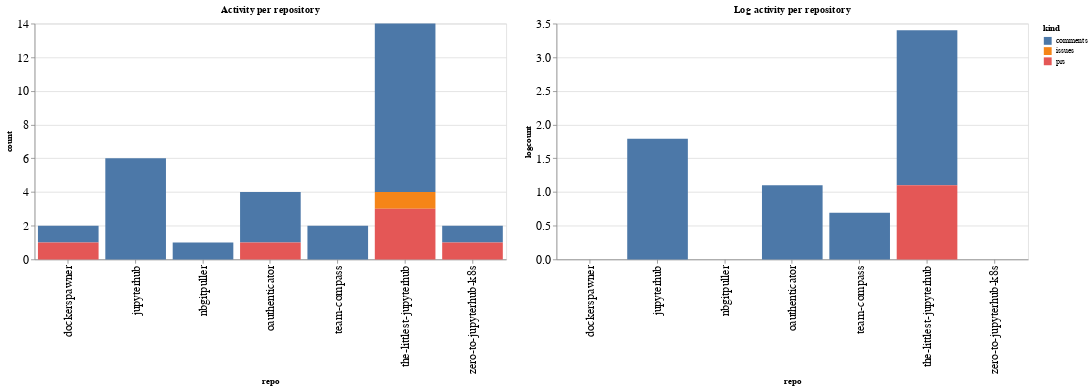

The notebook cell saved with this chart:
### Code cell
ch1 = alt.Chart(repo_summaries, width=600, title="Activity per repository").mark_bar().encode(
    x='repo',
    y='count',
    color='kind',
    tooltip="kind"
)

ch2 = alt.Chart(repo_summaries, width=600, title="Log activity per repository").mark_bar().encode(
    x='repo',
    y='logcount',
    color='kind',
    tooltip="kind"
)

ch1 | ch2

### Figure 1 — Vega-Lite specification as saved in the notebook (floating-point values rounded to 4 significant figures)
{"config": {"axisLeft": {"labelFontSize": 15}, "axisBottom": {"labelFontSize": 15}}, "hconcat": [{"mark": "bar", "encoding": {"color": {"type": "nominal", "field": "kind"}, "tooltip": {"type": "nominal", "field": "kind"}, "x": {"type": "nominal", "field": "repo"}, "y": {"type": "quantitative", "field": "count"}}, "title": "Activity per repository", "width": 600}, {"mark": "bar", "encoding": {"color": {"type": "nominal", "field": "kind"}, "tooltip": {"type": "nominal", "field": "kind"}, "x": {"type": "nominal", "field": "repo"}, "y": {"type": "quantitative", "field": "logcount"}}, "title": "Log activity per repository", "width": 600}], "data": {"name": "data-52dca96335148ac3c5d8d294c655ac49"}, "$schema": "https://vega.github.io/schema/vega-lite/v4.8.1.json", "datasets": {"data-52dca96335148ac3c5d8d294c655ac49": [{"repo": "dockerspawner", "kind": "comments", "count": 1, "logcount": 0.0}, {"repo": "dockerspawner", "kind": "prs", "count": 1, "logcount": 0.0}, {"repo": "jupyterhub", "kind": "comments", "count": 6, "logcount": 1.792}, {"repo": "nbgitpuller", "kind": "comments", "count": 1, "logcount": 0.0}, {"repo": "oauthenticator", "kind": "comments", "count": 3, "logcount": 1.099}, {"repo": "oauthenticator", "kind": "prs", "count": 1, "logcount": 0.0}, {"repo": "team-compass", "kind": "comments", "count": 2, "logcount": 0.6931}, {"repo": "the-littlest-jupyterhub", "kind": "comments", "count": 10, "logcount": 2.303}, {"repo": "the-littlest-jupyterhub", "kind": "issues", "count": 1, "logcount": 0.0}, {"repo": "the-littlest-jupyterhub", "kind": "prs", "count": 3, "logcount": 1.099}, {"repo": "zero-to-jupyterhub-k8s", "kind": "comments", "count": 1, "logcount": 0.0}, {"repo": "zero-to-jupyterhub-k8s", "kind": "prs", "count": 1, "logcount": 0.0}]}}
